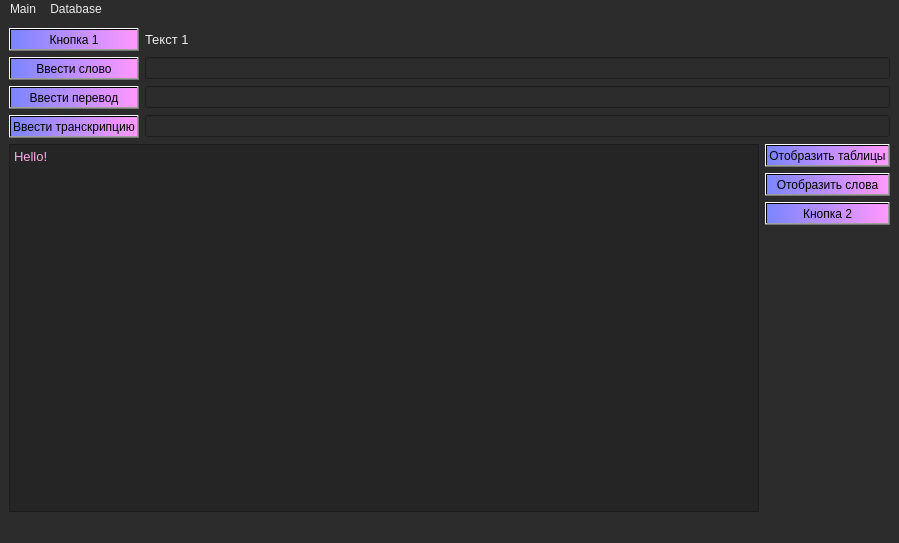
<?xml version="1.0" encoding="UTF-8"?>
<ui version="4.0">
 <class>MainWindow</class>
 <widget class="QMainWindow" name="MainWindow">
  <property name="geometry">
   <rect>
    <x>0</x>
    <y>0</y>
    <width>899</width>
    <height>543</height>
   </rect>
  </property>
  <property name="windowTitle">
   <string>MainWindow</string>
  </property>
  <property name="styleSheet">
   <string notr="true">background-color: rgb(44, 44, 44);</string>
  </property>
  <widget class="QWidget" name="centralwidget">
   <layout class="QVBoxLayout" name="verticalLayout_2">
    <item>
     <layout class="QGridLayout" name="gridLayout">
      <item row="2" column="2">
       <widget class="QLineEdit" name="LineTranslation">
        <property name="styleSheet">
         <string notr="true">color: rgb(236, 236, 236);</string>
        </property>
        <property name="text">
         <string/>
        </property>
       </widget>
      </item>
      <item row="2" column="0">
       <widget class="QPushButton" name="BinsTranslate">
        <property name="styleSheet">
         <string notr="true">background-color: qlineargradient(spread:reflect, x1:0, y1:0, x2:1, y2:0, stop:0 rgba(122, 133, 255, 255), stop:1 rgba(255, 152, 255, 255));
color: rgb(0, 0, 0);</string>
        </property>
        <property name="text">
         <string>Ввести перевод</string>
        </property>
       </widget>
      </item>
      <item row="0" column="2">
       <widget class="QLabel" name="Label1">
        <property name="font">
         <font>
          <pointsize>10</pointsize>
         </font>
        </property>
        <property name="styleSheet">
         <string notr="true">color: rgb(236, 236, 236);</string>
        </property>
        <property name="text">
         <string>Текст 1</string>
        </property>
       </widget>
      </item>
      <item row="0" column="0">
       <widget class="QPushButton" name="Button1">
        <property name="styleSheet">
         <string notr="true">background-color: qlineargradient(spread:reflect, x1:0, y1:0, x2:1, y2:0, stop:0 rgba(122, 133, 255, 255), stop:1 rgba(255, 152, 255, 255));
color: rgb(0, 0, 0);</string>
        </property>
        <property name="text">
         <string>Кнопка 1</string>
        </property>
       </widget>
      </item>
      <item row="1" column="0">
       <widget class="QPushButton" name="BinsWord">
        <property name="styleSheet">
         <string notr="true">background-color: qlineargradient(spread:reflect, x1:0, y1:0, x2:1, y2:0, stop:0 rgba(122, 133, 255, 255), stop:1 rgba(255, 152, 255, 255));
color: rgb(0, 0, 0);</string>
        </property>
        <property name="text">
         <string>Ввести слово</string>
        </property>
       </widget>
      </item>
      <item row="3" column="0">
       <widget class="QPushButton" name="BinsTrancr">
        <property name="styleSheet">
         <string notr="true">background-color: qlineargradient(spread:reflect, x1:0, y1:0, x2:1, y2:0, stop:0 rgba(122, 133, 255, 255), stop:1 rgba(255, 152, 255, 255));
color: rgb(0, 0, 0);</string>
        </property>
        <property name="text">
         <string>Ввести транскрипцию</string>
        </property>
       </widget>
      </item>
      <item row="1" column="2">
       <widget class="QLineEdit" name="LineWord">
        <property name="styleSheet">
         <string notr="true">color: rgb(236, 236, 236);</string>
        </property>
        <property name="text">
         <string/>
        </property>
       </widget>
      </item>
      <item row="3" column="2">
       <widget class="QLineEdit" name="LineTranscr">
        <property name="styleSheet">
         <string notr="true">color: rgb(236, 236, 236);</string>
        </property>
        <property name="text">
         <string/>
        </property>
       </widget>
      </item>
     </layout>
    </item>
    <item>
     <layout class="QGridLayout" name="gridLayout_2">
      <item row="0" column="1">
       <layout class="QVBoxLayout" name="verticalLayout">
        <item>
         <widget class="QPushButton" name="BShowTables">
          <property name="maximumSize">
           <size>
            <width>201</width>
            <height>28</height>
           </size>
          </property>
          <property name="styleSheet">
           <string notr="true">background-color: qlineargradient(spread:reflect, x1:0, y1:0, x2:1, y2:0, stop:0 rgba(122, 133, 255, 255), stop:1 rgba(255, 152, 255, 255));
color: rgb(0, 0, 0);</string>
          </property>
          <property name="text">
           <string>Отобразить таблицы</string>
          </property>
         </widget>
        </item>
        <item>
         <widget class="QPushButton" name="BShowWords">
          <property name="maximumSize">
           <size>
            <width>201</width>
            <height>28</height>
           </size>
          </property>
          <property name="styleSheet">
           <string notr="true">background-color: qlineargradient(spread:reflect, x1:0, y1:0, x2:1, y2:0, stop:0 rgba(122, 133, 255, 255), stop:1 rgba(255, 152, 255, 255));
color: rgb(0, 0, 0);</string>
          </property>
          <property name="text">
           <string>Отобразить слова</string>
          </property>
         </widget>
        </item>
        <item>
         <widget class="QPushButton" name="Button2">
          <property name="maximumSize">
           <size>
            <width>201</width>
            <height>28</height>
           </size>
          </property>
          <property name="styleSheet">
           <string notr="true">background-color: qlineargradient(spread:reflect, x1:0, y1:0, x2:1, y2:0, stop:0 rgba(122, 133, 255, 255), stop:1 rgba(255, 152, 255, 255));
color: rgb(0, 0, 0);</string>
          </property>
          <property name="text">
           <string>Кнопка 2</string>
          </property>
         </widget>
        </item>
        <item>
         <spacer name="verticalSpacer">
          <property name="orientation">
           <enum>Qt::Vertical</enum>
          </property>
          <property name="sizeHint" stdset="0">
           <size>
            <width>20</width>
            <height>40</height>
           </size>
          </property>
         </spacer>
        </item>
       </layout>
      </item>
      <item row="0" column="0">
       <widget class="QTextBrowser" name="OutputBlock">
        <property name="enabled">
         <bool>true</bool>
        </property>
        <property name="styleSheet">
         <string notr="true">background-color: rgb(37, 37, 37);
color: rgb(255, 171, 230);</string>
        </property>
        <property name="html">
         <string>&lt;!DOCTYPE HTML PUBLIC &quot;-//W3C//DTD HTML 4.0//EN&quot; &quot;http://www.w3.org/TR/REC-html40/strict.dtd&quot;&gt;
&lt;html&gt;&lt;head&gt;&lt;meta name=&quot;qrichtext&quot; content=&quot;1&quot; /&gt;&lt;style type=&quot;text/css&quot;&gt;
p, li { white-space: pre-wrap; }
&lt;/style&gt;&lt;/head&gt;&lt;body style=&quot; font-family:'Noto Sans'; font-size:10pt; font-weight:400; font-style:normal;&quot;&gt;
&lt;p style=&quot; margin-top:0px; margin-bottom:0px; margin-left:0px; margin-right:0px; -qt-block-indent:0; text-indent:0px;&quot;&gt;Hello!&lt;/p&gt;&lt;/body&gt;&lt;/html&gt;</string>
        </property>
       </widget>
      </item>
     </layout>
    </item>
   </layout>
  </widget>
  <widget class="QMenuBar" name="menubar">
   <property name="geometry">
    <rect>
     <x>0</x>
     <y>0</y>
     <width>899</width>
     <height>23</height>
    </rect>
   </property>
   <property name="styleSheet">
    <string notr="true">color: rgb(236, 236, 236);</string>
   </property>
   <widget class="QMenu" name="menuMath">
    <property name="styleSheet">
     <string notr="true">color: rgb(236, 236, 236);</string>
    </property>
    <property name="title">
     <string>Main</string>
    </property>
    <addaction name="actionExit"/>
   </widget>
   <widget class="QMenu" name="menuDatabase">
    <property name="title">
     <string>Database</string>
    </property>
    <addaction name="actionWords"/>
   </widget>
   <addaction name="menuMath"/>
   <addaction name="menuDatabase"/>
  </widget>
  <widget class="QStatusBar" name="statusbar">
   <property name="styleSheet">
    <string notr="true">color: rgb(236, 236, 236);</string>
   </property>
  </widget>
  <action name="actionWords">
   <property name="text">
    <string>Words</string>
   </property>
  </action>
  <action name="actionExit">
   <property name="text">
    <string>Exit</string>
   </property>
  </action>
 </widget>
 <resources/>
 <connections/>
</ui>
